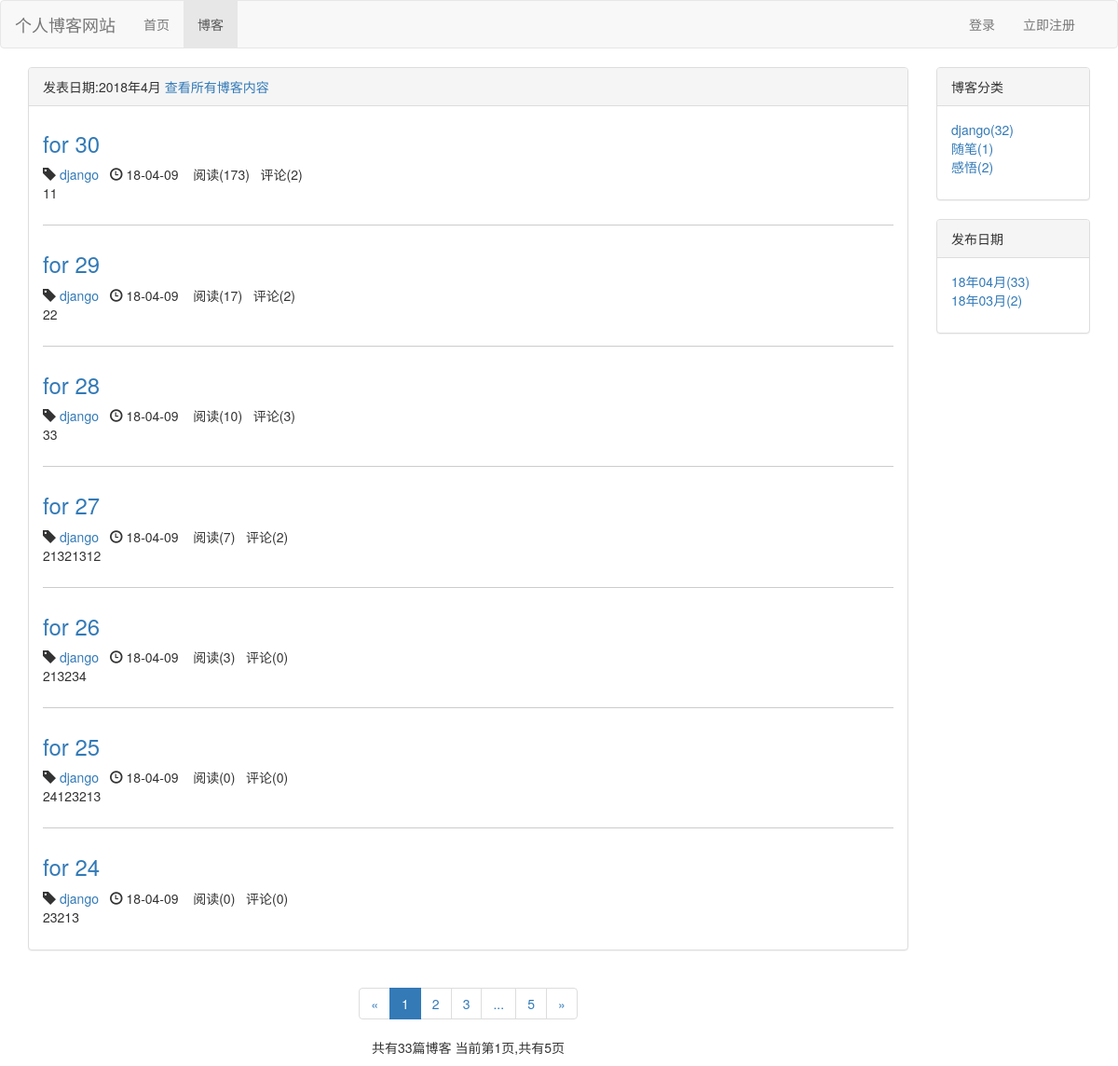
Page /blog/date/2018/4 on the committed database.
### blog/models.py (models this page shows, shortened)
class Blog(models.Model,ReadNumExpandMethod):
     title =  models.CharField(max_length=50)
     blog_type = models.ForeignKey(BlogType,on_delete=models.CASCADE)
     content = RichTextUploadingField()
     author = models.ForeignKey(User,on_delete=models.CASCADE)
     read_details = GenericRelation(ReadDetail)
     created_time = models.DateTimeField(auto_now_add=True)
     last_update_time = models.DateTimeField(auto_now=True)
     class Meta:
          ordering = ['-created_time']

class BlogType(models.Model):
     type_name = models.CharField(max_length=15)
     def __str__(self):
         return self.type_name

### read_statistics/models.py (models this page shows)
class ReadNum(models.Model):
    read_num = models.IntegerField(default=0)
    content_type = models.ForeignKey(ContentType,on_delete=models.CASCADE)
    object_id = models.PositiveIntegerField() # 主键ID
    contebt_object = GenericForeignKey('content_type','object_id') # 通用外键

### blog/views.py (the view)
# urls.py: path('date/<int:year>/<int:month>',views.blogs_with_date,name="blogs_with_date"),
def blogs_with_date(request,year,month):
    context = {}
    blogs_all_list = Blog.objects.filter(created_time__year=year,created_time__month=month)
    context = get_blog_list_common_data(request,blogs_all_list)
    context['blogs_with_date'] = '%s年%s月' % (year,month)
    return render(request,'blog/blogs_with_date.html', context)

### comment/templatetags/comment_tags.py (called while the page is built)
@register.simple_tag
def get_comment_count(obj):
    content_type = ContentType.objects.get_for_model(obj)
    return Comment.objects.filter(content_type=content_type, object_id=obj.pk).count()

### read_statistics/models.py (called while the page is built)
    def get_read_num(self):
        try:
            ct = ContentType.objects.get_for_model(self)
            readnum = ReadNum.objects.get(content_type=ct, object_id=self.pk)
            return readnum.read_num
        except exceptions.ObjectDoesNotExist:
            return 0

### user/context_processors.py (called while the page is built)
def login_modal_form(request):
    return {'login_modal_form':LoginForm()}

### blog/templates/blog/blogs_with_date.html (shortened to what this page needs)
{% extends  'blog/blog_list.html' %}
{% block blog_list_title %}
        发表日期:{{ blogs_with_date }}
        <a href="{% url 'blog_list' %}">查看所有博客内容</a>
{% endblock %}

### blog/templates/blog/blog_list.html (shortened to what this page needs)
{% extends  'base.html' %}
{% block nav-blog-active %}active{% endblock %}
{% load staticfiles %}
{% load comment_tags %}
{% block header_extends %}
    <link rel="stylesheet" href="{% static 'blog/blog.css' %}">
{% endblock %}
{% block content %}
    <div class="container">
        <div class="row">
            <div class="col-xs-12 col-sm-8 col-md-9 col-lg-10">
                <div class="panel panel-default">
                     <div class="panel-heading">{% block blog_list_title %}博客列表 {% endblock %}</div>
                     <div class="panel-body">
                         {% for blog in blogs %}
                         <div class="blog">
                         <h3><a href="{% url 'blog_detail' blog.id %}">{{ blog.title }}</a></h3>
                          <p class="blog-info">
                              <span class="glyphicon glyphicon-tag"></span> <a href="{% url 'blogs_with_type' blog.blog_type.pk %}">{{ blog.blog_type}}</a>&nbsp;&nbsp;
                              <span class="glyphicon glyphicon-time"></span> {{ blog.created_time|date:"y-m-d " }}&nbsp;&nbsp;
                              阅读({{ blog.get_read_num }})&nbsp;&nbsp;
                              评论({%  get_comment_count blog %})
                          </p>
                         <p>{{ blog.content|striptags|truncatechars:120 }}</p>
                         </div>
                         {% empty %}
                         <div class="blog">
                         <h3>-- 暂无博客，敬请期待 --</h3>
                         </div>
                         {% endfor %}
                     </div>
                </div>
            <div class="paginator">
              <ul class="pagination">
                <li>
                    {% if page_of_blogs.has_previous %}
                     <a href="?page={{ page_of_blogs.previous_page_number }}" aria-label="Previous">
                        <span aria-hidden="true">&laquo;</span>
                      </a>
                    {% else %}
                       <span aria-hidden="true">&laquo;</span>
                    {% endif %}
                </li>
                  {% for page_num in page_range %}
                        {% if page_num == page_of_blogs.number %}
                            <li class='active'><span>{{ page_num }}</span></li>
                        {% else %}
                            {% if page_num == '...'%}
                                <li ><span>{{ page_num }}</span></li>
                            {% else %}
                                <li><a href="?page={{ page_num }}">{{ page_num }}</a></li>
                            {% endif %}
                        {% endif %}
                {% endfor %}
                <li>
                   {% if page_of_blogs.has_next %}
                     <a href="?page={{ page_of_blogs.next_page_number }}" aria-label="Next">
                        <span aria-hidden="true">&raquo;</span>
                      </a>
                    {% else %}
                       <span aria-hidden="true">&raquo;</span>
                    {% endif %}
                </li>
              </ul>
                <p>
                    共有{{ page_of_blogs.paginator.count }}篇博客
                    当前第{{  page_of_blogs.number }}页,共有{{ page_of_blogs.paginator.num_pages }}页
                </p>
            </div>
        </div>
            <div class="hidden-xs col-sm-4 col-md-3 col-lg-2">
                <div class="panel panel-default">
                    <div class="panel-heading">博客分类</div>
                    <div class="panel-body">
                        <ul class="blog-types" style="list-style-type:none;">
                            {% for blog_type in blog_types %}
                                <li><a href="{% url 'blogs_with_type' blog_type.pk %}">
                                    {{ blog_type.type_name }}({{ blog_type.blog_count }})
                                </a></li>
                            {% empty %}
                                <li>暂无分类</li>
                            {% endfor %}
                        </ul>
                    </div>
                </div>
                <div class="panel panel-default">
                    <div class="panel-heading">发布日期</div>
                    <div class="panel-body">
                        <ul>
                            {% for blog_date,blog_count in blogs_dates.items %}
                                <li>
                                    <a href="{% url 'blogs_with_date' blog_date.year blog_date.month %}">
                                    {{ blog_date|date:"y年m月"}}({{ blog_count }})</a>
                                </li>
                            {% endfor %}
                        </ul>
                    </div>
                </div>
            </div>
        </div>
     </div>
{% endblock %}

### static/base.css (style rules this page uses)
* { margin: 0; padding: 0; }
ul { list-style-type: none; }

### blog/static/blog/blog.css (style rules this page uses)
ul.blog-types { list-style-type:none; }
div.blog:not(:last-child) { margin-bottom: 2em; padding-bottom: 1em; border-bottom: 1px solid #cccccc; }
div.blog h3 { margin-top:0.5em; }
div.blog p.blog-info { margin-bottom: 0; }
div.paginator { text-align: center; }

### rows in the picture
Blog: title "for 30", blog_type "django", created_time "18-04-09", get_read_num "173", id "2", content "11"
Blog: title "for 29", blog_type "django", created_time "18-04-09", get_read_num "17", id "2", content "22"
Blog: title "for 28", blog_type "django", created_time "18-04-09", get_read_num "10", id "3", content "33"
Blog: title "for 27", blog_type "django", created_time "18-04-09", get_read_num "7", id "2", content "21321312"
Blog: title "for 26", blog_type "django", created_time "18-04-09", get_read_num "3", id "0", content "213234"
Blog: title "for 25", blog_type "django", created_time "18-04-09", get_read_num "0", id "0", content "24123213"
Blog: title "for 24", blog_type "django", created_time "18-04-09", get_read_num "0", id "0", content "23213"
BlogType: type_name "django", blog_count "32"
BlogType: type_name "随笔", blog_count "1"
BlogType: type_name "感悟", blog_count "2"

### other values in the picture
{{ blogs_with_date }} "2018年4月"
{{ page_num }} "1"
{{ page_num }} "2" "3" "5"
{{ page_num }} "..."
{{ page_of_blogs.paginator.count }} "33"
{{ page_of_blogs.number }} "1"
{{ page_of_blogs.paginator.num_pages }} "5"
{{ blog_date|date:"y年m月" }} "18年04月" "18年03月"
{{ blog_count }} "33" "2"
